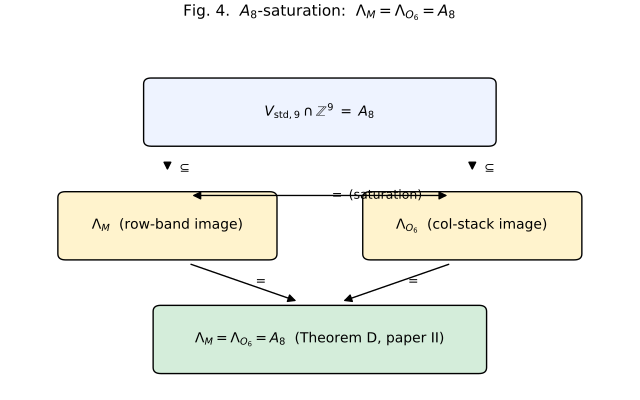

This chart was generated by the following Python code:
r"""fig4_A8_saturation.py
=========================
Fig. 4 (paper II §7) — Schematic of the $A_8$-saturation result of
paper II: the row-band image lattice $\Lambda_M$ generated by base$_1$
under the M-orbit equals the column-stack image lattice
$\Lambda_{O_6}$, and both saturate the root lattice $A_8$ (the
intersection of $V_{\mathrm{std},9}$ with $\mathbb{Z}^9$).

This is a Hasse-style schematic; no numerical computation is involved
beyond locating the boxes.
"""
from __future__ import annotations

from pathlib import Path

import matplotlib.pyplot as plt
from matplotlib.patches import FancyArrowPatch, FancyBboxPatch

HERE = Path(__file__).resolve().parent


def _box(ax, xy, w, h, text, fc="white", ec="black", fs=10):
    x, y = xy
    ax.add_patch(FancyBboxPatch(
        (x - w / 2, y - h / 2), w, h,
        boxstyle="round,pad=0.05,rounding_size=0.08",
        facecolor=fc, edgecolor=ec, linewidth=1.0,
    ))
    ax.text(x, y, text, ha="center", va="center", fontsize=fs)


def _arrow(ax, p, q, label=None, double=False):
    style = "<|-|>" if double else "-|>"
    ax.add_patch(FancyArrowPatch(
        p, q, arrowstyle=style, mutation_scale=12,
        color="black", lw=1.0, shrinkA=18, shrinkB=18,
    ))
    if label:
        mx = (p[0] + q[0]) / 2
        my = (p[1] + q[1]) / 2
        ax.text(mx + 0.1, my, label, fontsize=9, ha="left", va="center")


def main() -> Path:
    fig, ax = plt.subplots(figsize=(6.4, 4.0))

    # Top: full ambient.
    _box(ax, (3, 3.6), 3.6, 0.8,
         r"$V_{\mathrm{std},9} \cap \mathbb{Z}^9 \;=\; A_8$",
         fc="#eef3ff")

    # Middle row: Lambda_M and Lambda_{O_6}.
    _box(ax, (1.4, 2.1), 2.2, 0.8,
         r"$\Lambda_M$  (row-band image)", fc="#fff3cd")
    _box(ax, (4.6, 2.1), 2.2, 0.8,
         r"$\Lambda_{O_6}$  (col-stack image)", fc="#fff3cd")

    # Bottom: equality.
    _box(ax, (3, 0.6), 3.4, 0.8,
         r"$\Lambda_M = \Lambda_{O_6} = A_8$"
         r"  (Theorem D, paper II)",
         fc="#d4edda")

    # Inclusions (top->middle).
    _arrow(ax, (1.4, 3.2), (1.4, 2.5), label=r"$\subseteq$")
    _arrow(ax, (4.6, 3.2), (4.6, 2.5), label=r"$\subseteq$")

    # Equalities (middle->bottom).
    _arrow(ax, (1.4, 1.7), (3.0, 1.0), label=r"$=$")
    _arrow(ax, (4.6, 1.7), (3.0, 1.0), label=r"$=$")

    # Cross equality (saturation = full).
    _arrow(ax, (1.4, 2.5), (4.6, 2.5), label=r"$=$ (saturation)",
           double=True)

    ax.set_xlim(-0.2, 6.2)
    ax.set_ylim(0, 4.2)
    ax.set_aspect("auto")
    ax.set_xticks([])
    ax.set_yticks([])
    for s in ("top", "right", "left", "bottom"):
        ax.spines[s].set_visible(False)

    fig.suptitle(
        r"Fig. 4.  $A_8$-saturation:  $\Lambda_M = \Lambda_{O_6} = A_8$",
        fontsize=11, y=0.99,
    )
    fig.tight_layout(rect=(0, 0, 1, 0.96))

    out_pdf = HERE / "fig4_A8_saturation.pdf"
    out_png = HERE / "fig4_A8_saturation.png"
    fig.savefig(out_pdf, metadata={"CreationDate": None, "ModDate": None})
    fig.savefig(out_png, dpi=200)
    plt.close(fig)
    print(f"[OK] {out_pdf.name}, {out_png.name}")
    return out_pdf


if __name__ == "__main__":
    main()
